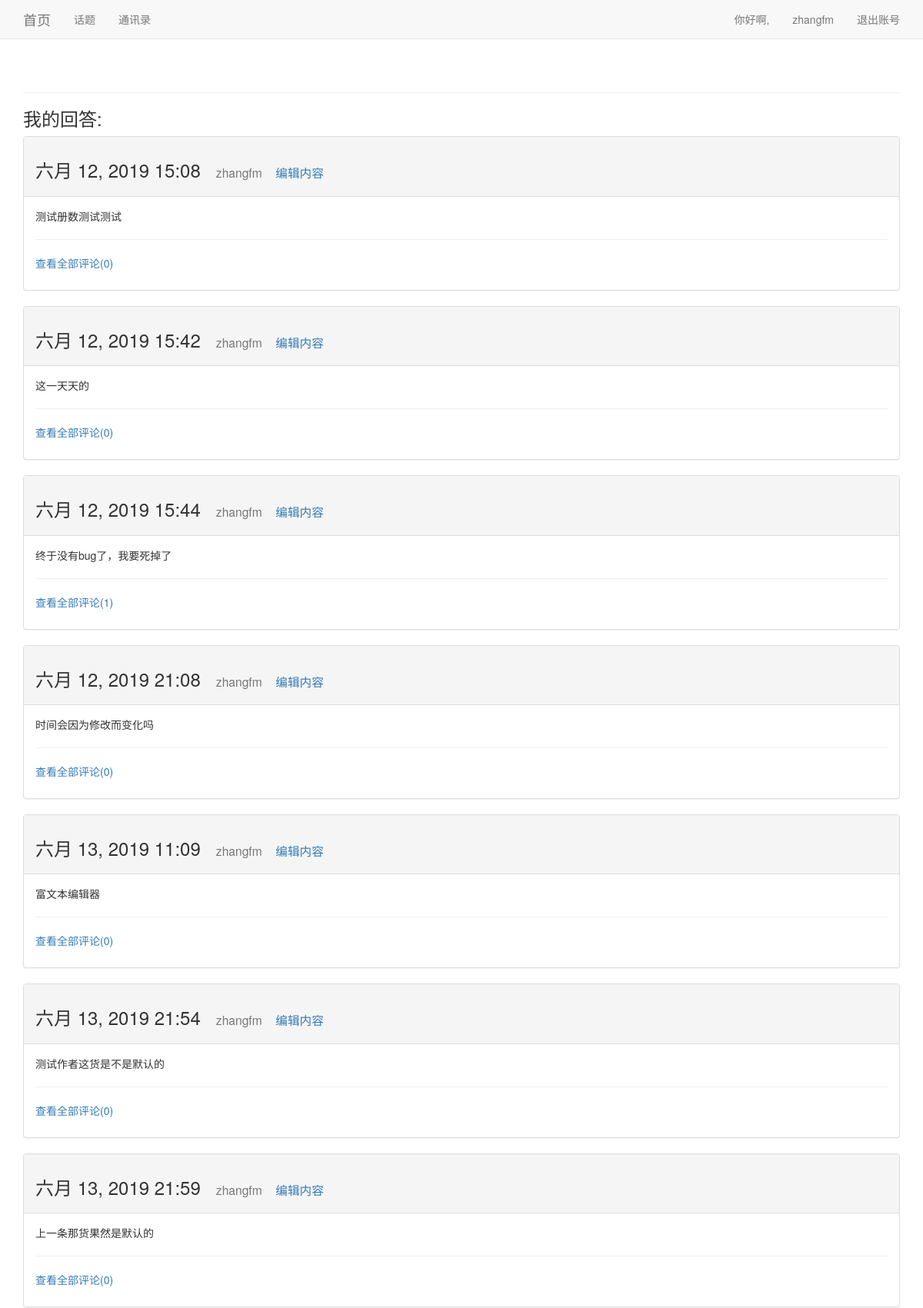
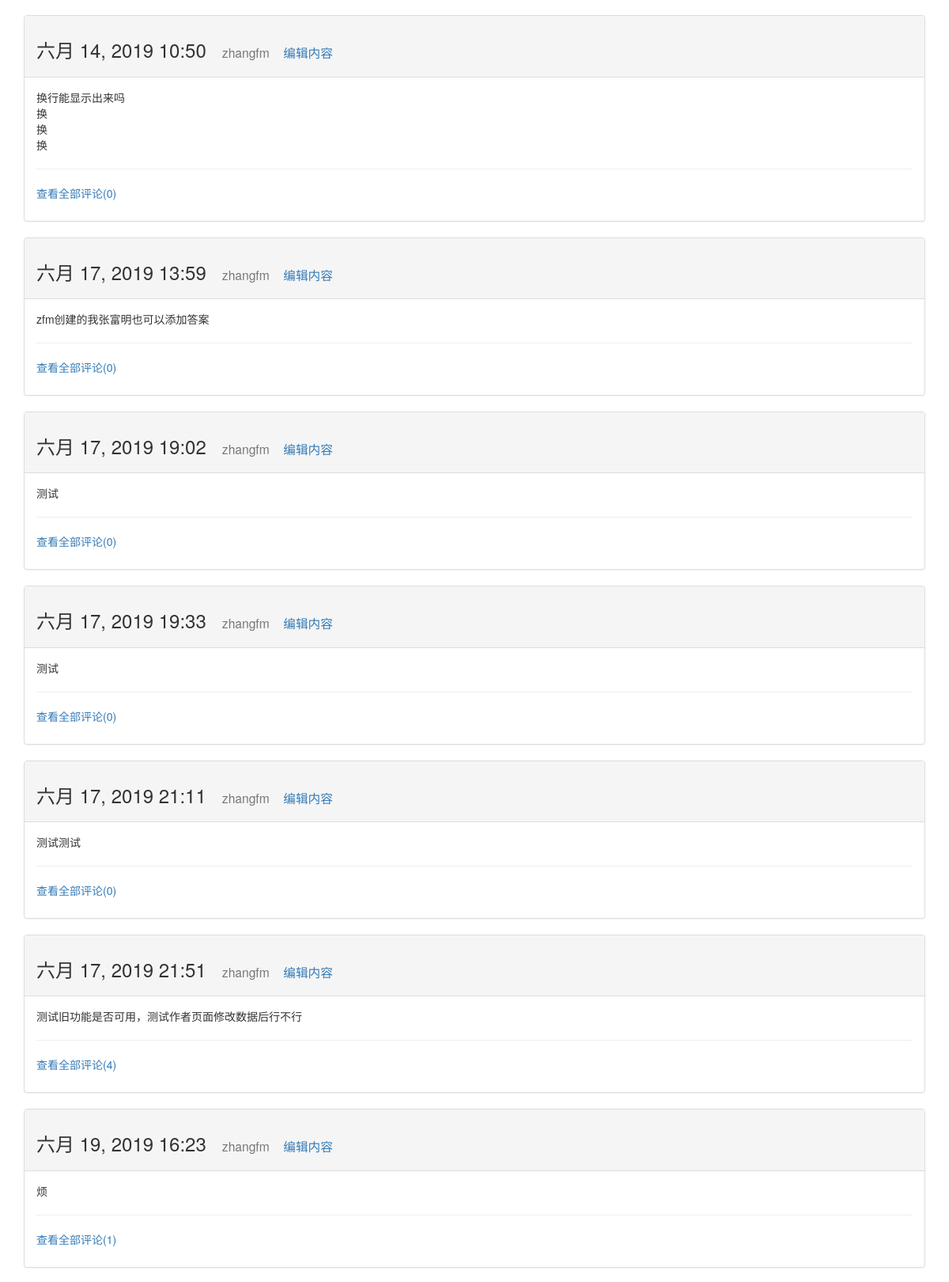
The page /owner/ (signed in, upper part) on the database its author committed (2 pictures, top to bottom).
### syy_topics/models.py (models this page shows, shortened)
class SYY_Entry(models.Model):
    topic=models.ForeignKey(SYY_Topic,on_delete=models.CASCADE)
    text=RichTextField('文章标题')
    date_added=models.DateTimeField(auto_now_add=True)
    owner=models.ForeignKey(User,on_delete=models.CASCADE)
    class Meta:
	    verbose_name_plural='回答'

### syy_topics/views.py (the view)
# urls.py: url(r'^owner/$',views.owner,name='owner'),
def owner(request):
	entries = SYY_Entry.objects.filter(owner=request.user).order_by('date_added')
	context={'entries':entries}
	return render(request,'syy_topics/owner.html',context)

### syy_topics/templates/syy_topics/owner.html (shortened to what this page needs)
{% extends 'syy_topics/base.html' %}
{% block content %}
   <p><h3>我的回答:</h3></p>
  {% for entry in entries %}
    <div class="panel panel-default">
      <div class="panel-heading">
        <h3>
          {{ entry.date_added|date:'M d, Y H:i' }}
		  <small>
		  {{ entry.owner }}
		  </small>
          <small>
            <a href="{% url 'syy_topics:edit_entry' entry.id %}">
              编辑内容</a>
          </small>
        </h3>
      </div>
      <div class="panel-body">
        {{ entry.text|linebreaks }}
		<hr/>
		<p>
		<a href="{% url 'syy_topics:entry' entry.id %}">查看全部评论({{ entry.syy_comment_set.count }})</a>
		</p>
      </div>
    </div>
  {% empty %}
   <p>
    <font size="3" color="#BEBFC3">
     还还没有内容，你要做那个开创者吗？
	</font>
   </p>
  {% endfor %}
{% endblock content %}

### syy_topics/templates/syy_topics/base.html (shortened to what this page needs)
{% load bootstrap3 %}
<!DOCTYPE html>
<html lang="en">
  <head>
    {% bootstrap_css %}
  </head>
  <body>
    <nav class="navbar navbar-default navbar-static-top">
      <div class="container">
        <div class="navbar-header">
          <a class="navbar-brand" href="{% url 'syy_topics:index' %}">
              首页</a>
        </div>
        <div id="navbar" class="navbar-collapse collapse">
          <ul class="nav navbar-nav">
            <li><a href="{% url 'syy_topics:topics' %}">话题</a></li>
          </ul>
		  <ul class="nav navbar-nav">
            <li><a href="{% url 'syy_contacts:search' %}">通讯录</a></li>
          </ul>
          <ul class="nav navbar-nav navbar-right">
            {% if user.is_authenticated %}
              <li><a href="#">你好啊,<li><a href="{% url 'syy_topics:owner' %}">{{ user.username }}</a></a>
              <li><a href="{% url 'users:logout' %}">退出账号</a></li>
            {% else %}
              <li><a href="{% url 'users:register' %}">注册</a></li>
              <li><a href="{% url 'users:login' %}">登录</a></li>
            {% endif %}
          </ul>
        </div>
      </div>
    </nav>
    <div class="container">
      <div class="page-header">
      </div>
      <div>
        {% block content %}{% endblock content%}
      </div>
    </div>
  </body>
</html>

### rows shown on the page
SYY_Entry: date_added "六月 12, 2019 15:08", owner "zhangfm", text "测试册数测试测试", syy_comment_set.count "0"
SYY_Entry: date_added "六月 12, 2019 15:42", owner "zhangfm", text "这一天天的", syy_comment_set.count "0"
SYY_Entry: date_added "六月 12, 2019 15:44", owner "zhangfm", text "终于没有bug了，我要死掉了", syy_comment_set.count "1"
SYY_Entry: date_added "六月 12, 2019 21:08", owner "zhangfm", text "时间会因为修改而变化吗", syy_comment_set.count "0"
SYY_Entry: date_added "六月 13, 2019 11:09", owner "zhangfm", text "富文本编辑器", syy_comment_set.count "0"
SYY_Entry: date_added "六月 13, 2019 21:54", owner "zhangfm", text "测试作者这货是不是默认的", syy_comment_set.count "0"
SYY_Entry: date_added "六月 13, 2019 21:59", owner "zhangfm", text "上一条那货果然是默认的", syy_comment_set.count "0"
SYY_Entry: date_added "六月 14, 2019 10:50", owner "zhangfm", text "换行能显示出来吗 换 换 换", syy_comment_set.count "0"
SYY_Entry: date_added "六月 17, 2019 13:59", owner "zhangfm", text "zfm创建的我张富明也可以添加答案", syy_comment_set.count "0"
SYY_Entry: date_added "六月 17, 2019 19:02", owner "zhangfm", text "测试", syy_comment_set.count "0"
SYY_Entry: date_added "六月 17, 2019 19:33", owner "zhangfm", text "测试", syy_comment_set.count "0"
SYY_Entry: date_added "六月 17, 2019 21:11", owner "zhangfm", text "测试测试", syy_comment_set.count "0"
SYY_Entry: date_added "六月 17, 2019 21:51", owner "zhangfm", text "测试旧功能是否可用，测试作者页面修改数据后行不行", syy_comment_set.count "4"
SYY_Entry: date_added "六月 19, 2019 16:23", owner "zhangfm", text "烦", syy_comment_set.count "1"

### other values the page prints
{{ user.username }} "zhangfm"
